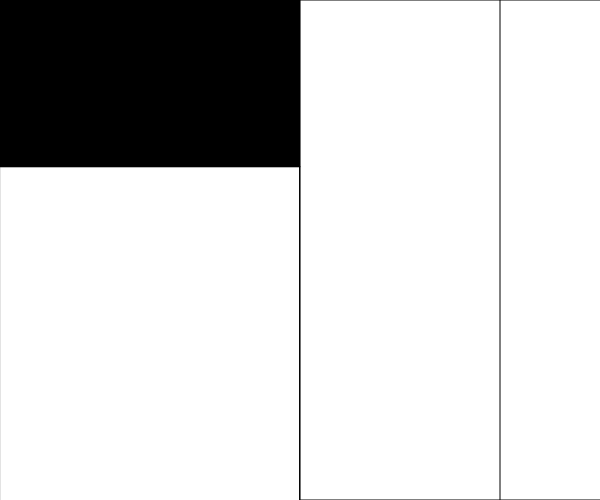
Frame 1 (no input)
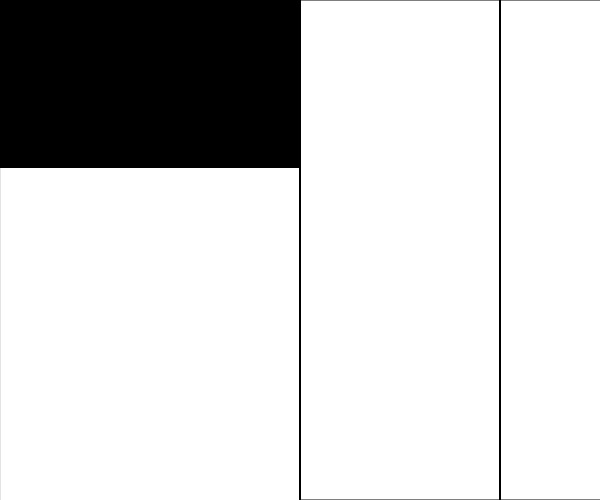
Frame 60 (no input)
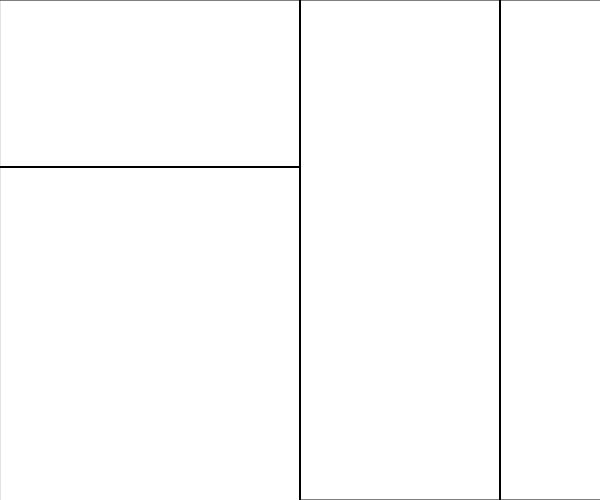
Frame 120 (the mouse pressed at the canvas centre since frame 60)

The p5.js sketch that drew these frames (run headless with seeded random() and noise() and a simulated clock; from frame 60 on, the mouse is pressed at the canvas centre):

// p5.js sketch
// ── sketch.js
function setup() {
 createCanvas(600, 500);
 background(255);
}

height=500;
width=600;
function draw() {
    
    line(width/2,0,width/2,height);
    line(0,height/3,width/2,height/3);
    line(width-100,0,width-100,height);
  
}

function mouseMoved(){
    //top left rectangle
   if(mouseX<width/2 && mouseY<height/3){
     fill(0,0,0);
     rect(0,0,width/2,height/3);
     
   }
   else{
     fill(255,255,255);
     rect(0,0,width/2,height/3);
   }
   
   //bottom left
   if(mouseX<width/2 && mouseY>height/3){
     fill(0,0,0);
     rect(0,height/3,width/2,height);
   }
   else{
     fill(255,255,255);
     rect(0,height/3,width/2,height);
   }
   
   //middle-right
   if(mouseX>width/2 && mouseX<width-100){
     fill(0,0,0);
     rect(width/2,0,width,height);
    
     
   }
   else if(mouseX>width-100){
     fill(0,0,0);
     rect(width/2,0,width,height);
     fill(120,120,120);
     rect(width-100,0,width,height);
   }
     
   else{
     fill(255,255,255);
     rect(width/2,0,width,height);
   }
   
   
     
 
 
}
